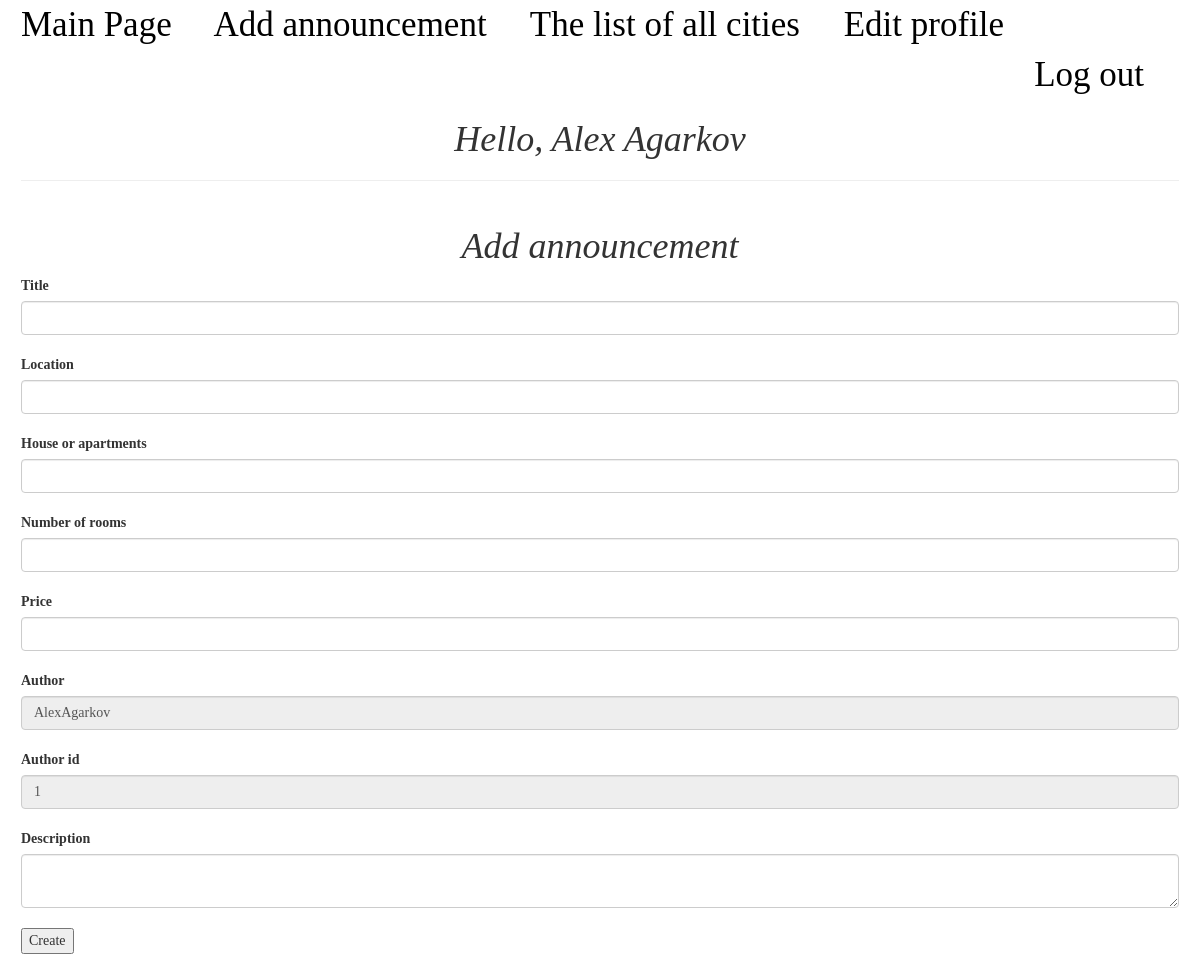
The page /add/announcement (signed in) on the database as committed earlier.
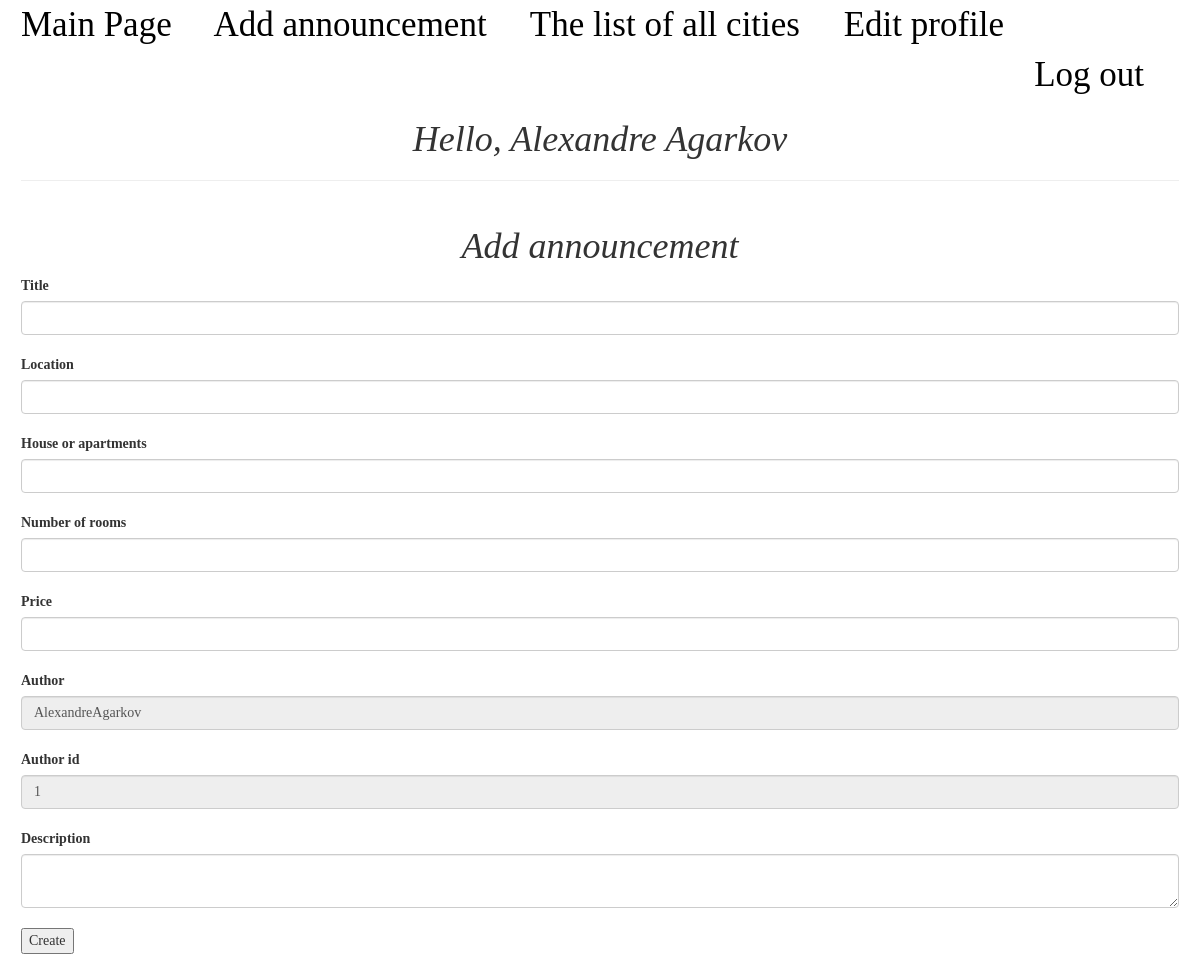
The same page on the database as committed later.
### models.py (models this page shows, shortened)
class Client(UserMixin, db.Model):
    __table_args__ = {'extend_existing': True}
    id = db.Column(db.INTEGER, primary_key=True)
    name = db.Column(db.String(50), nullable=False)
    surname = db.Column(db.String(50), nullable=False)
    phone_number = db.Column(db.String(5), nullable=False, unique=False)
    birthday = db.Column(db.String(11), nullable=False)
    email = db.Column(db.String, nullable=False, unique=False)
    password = db.Column(db.INTEGER, nullable=False)

### app.py (the view)
@app.route('/add/announcement', methods=['GET', 'POST'])
def addAnnouncement():
    if request.method == 'GET':
        return render_template('addAnouncement.html')
    else:
        models.addHouse(request)
        return redirect(url_for('index'))

### auth.py (called while the page is built)
@login_manager.user_loader
def load_user(user_id):
    return models.Client.query.get(user_id)

### templates/addAnouncement.html (shortened to what this page needs)
{% extends 'base.html' %}
{% block body %}
    <h1>Add announcement</h1>
    <div class="form-row">
        <form action="/add/announcement" method="post">
            <label for="title">Title</label>
            <input class="form-control" type="text" name="title" id="title" required>
            <br>
            <label for="location">Location</label>
            <input class="form-control" type="text" name="location" id="location"
                   required>
            <br>
            <label for="type">House or apartments</label>
            <input class="form-control" type="text" name="type" id="type" required>
            <br>
            <label for="number">Number of rooms</label>
            <input class="form-control" type="number" name="rooms" id="rooms" required>
            <br>
            <label for="price">Price</label>
            <input class="form-control" type="number" name="price" id="price" required>
            <br>
            <label for="author">Author</label>
            <input class="form-control" type="text" name="author" id="author" value="{{ current_user.name + current_user.surname }} " readonly>
            <br>
            <label for="author_id">Author id</label>
            <input class="form-control" type="number" name="author_id" id="author_id"
                   value="{{ current_user.id }}" readonly>
            <br>
            <label for="description">Description</label>
            <textarea class="form-control" type="text" name="description" id="description"
                      required></textarea>
            <br>
            <input type="submit" value="Create">
        </form>
    </div>
{% endblock %}

### templates/base.html (shortened to what this page needs)
<!DOCTYPE html>
<html lang="en">
<head>
    <link rel="stylesheet" type="text/css" href="{{ url_for('static', filename='../static/css/main.css') }}">
    <link rel="stylesheet" href="https://maxcdn.bootstrapcdn.com/bootstrap/3.4.1/css/bootstrap.min.css">
</head>
<body>
<div class="fullBody">
    <div class="menu">
        <a href="{{ url_for('index') }}">Main Page</a>
        {% if current_user.is_authenticated %}
            <a href="{{ url_for('addAnnouncement') }}">Add announcement</a>
        {% else %}
            <a href="{{ url_for('login') }}">Your need to login or sign up for create an annnouncement</a>
        {% endif %}
        <a href="{{ url_for('allCities') }}">The list of all cities</a>
        {% if current_user.is_authenticated %}
            <a href=" {{ url_for('editUser' , id = current_user.id) }}  ">Edit profile</a>
        {% endif %}
        <div class="auth">
            {% if current_user.is_authenticated %}
                <a href=" {{ url_for('logout') }}">Log out</a>
            {% endif %}
        </div>
        {% if current_user.is_authenticated %}
            <h1>Hello, {{ current_user.name + " " + current_user.surname }}</h1>
        {% endif %}
        <hr>
    </div>
    {% block body %}
    {% endblock %}
</div>
</body>
</html>

Rows that differ between the two databases and show on the page:
changed Client id 1: name+surname "Alex Agarkov" → "Alexandre Agarkov"; author "AlexAgarkov" → "AlexandreAgarkov"
